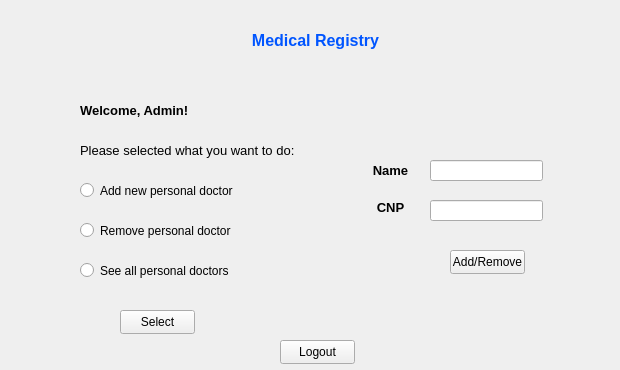
<?xml version="1.0" encoding="UTF-8"?>
<ui version="4.0">
 <class>Form</class>
 <widget class="QWidget" name="Form">
  <property name="geometry">
   <rect>
    <x>0</x>
    <y>0</y>
    <width>620</width>
    <height>370</height>
   </rect>
  </property>
  <property name="windowTitle">
   <string>Form</string>
  </property>
  <widget class="QLabel" name="app_title_label">
   <property name="geometry">
    <rect>
     <x>250</x>
     <y>20</y>
     <width>131</width>
     <height>41</height>
    </rect>
   </property>
   <property name="text">
    <string>&lt;html&gt;&lt;head/&gt;&lt;body&gt;&lt;p align=&quot;center&quot;&gt;&lt;span style=&quot; font-size:12pt; font-weight:700; color:#0055ff;&quot;&gt;Medical Registry&lt;/span&gt;&lt;/p&gt;&lt;/body&gt;&lt;/html&gt;</string>
   </property>
  </widget>
  <widget class="QLabel" name="welcome_label">
   <property name="geometry">
    <rect>
     <x>80</x>
     <y>100</y>
     <width>141</width>
     <height>21</height>
    </rect>
   </property>
   <property name="text">
    <string>&lt;html&gt;&lt;head/&gt;&lt;body&gt;&lt;p&gt;&lt;span style=&quot; font-size:10pt; font-weight:700;&quot;&gt;Welcome, Admin!&lt;/span&gt;&lt;/p&gt;&lt;/body&gt;&lt;/html&gt;</string>
   </property>
  </widget>
  <widget class="QLabel" name="label_2">
   <property name="geometry">
    <rect>
     <x>80</x>
     <y>140</y>
     <width>231</width>
     <height>21</height>
    </rect>
   </property>
   <property name="text">
    <string>&lt;html&gt;&lt;head/&gt;&lt;body&gt;&lt;p&gt;&lt;span style=&quot; font-size:10pt;&quot;&gt;Please selected what you want to do:&lt;/span&gt;&lt;/p&gt;&lt;/body&gt;&lt;/html&gt;</string>
   </property>
  </widget>
  <widget class="QLabel" name="logo_label">
   <property name="geometry">
    <rect>
     <x>410</x>
     <y>20</y>
     <width>151</width>
     <height>101</height>
    </rect>
   </property>
   <property name="text">
    <string/>
   </property>
   <property name="pixmap">
    <pixmap>logo.png</pixmap>
   </property>
   <property name="scaledContents">
    <bool>true</bool>
   </property>
  </widget>
  <widget class="QRadioButton" name="add_doctor_radioButton">
   <property name="geometry">
    <rect>
     <x>80</x>
     <y>180</y>
     <width>191</width>
     <height>21</height>
    </rect>
   </property>
   <property name="text">
    <string>Add new personal doctor</string>
   </property>
  </widget>
  <widget class="QRadioButton" name="remove_doctor_radioButton_2">
   <property name="geometry">
    <rect>
     <x>80</x>
     <y>220</y>
     <width>161</width>
     <height>21</height>
    </rect>
   </property>
   <property name="text">
    <string>Remove personal doctor</string>
   </property>
  </widget>
  <widget class="QPushButton" name="admin_select_pushButton">
   <property name="geometry">
    <rect>
     <x>120</x>
     <y>310</y>
     <width>75</width>
     <height>24</height>
    </rect>
   </property>
   <property name="text">
    <string>Select</string>
   </property>
  </widget>
  <widget class="QRadioButton" name="all_doctors_radioButton_3">
   <property name="geometry">
    <rect>
     <x>80</x>
     <y>260</y>
     <width>191</width>
     <height>21</height>
    </rect>
   </property>
   <property name="text">
    <string>See all personal doctors</string>
   </property>
  </widget>
  <widget class="QLineEdit" name="lineEdit">
   <property name="geometry">
    <rect>
     <x>430</x>
     <y>160</y>
     <width>113</width>
     <height>21</height>
    </rect>
   </property>
  </widget>
  <widget class="QLineEdit" name="lineEdit_2">
   <property name="geometry">
    <rect>
     <x>430</x>
     <y>200</y>
     <width>113</width>
     <height>21</height>
    </rect>
   </property>
  </widget>
  <widget class="QPushButton" name="add_remove_pushButton">
   <property name="geometry">
    <rect>
     <x>450</x>
     <y>250</y>
     <width>75</width>
     <height>24</height>
    </rect>
   </property>
   <property name="text">
    <string>Add/Remove</string>
   </property>
  </widget>
  <widget class="QLabel" name="doctor_cnp_label">
   <property name="geometry">
    <rect>
     <x>360</x>
     <y>200</y>
     <width>61</width>
     <height>16</height>
    </rect>
   </property>
   <property name="text">
    <string>&lt;html&gt;&lt;head/&gt;&lt;body&gt;&lt;p align=&quot;center&quot;&gt;&lt;span style=&quot; font-size:10pt; font-weight:700;&quot;&gt;CNP&lt;/span&gt;&lt;/p&gt;&lt;/body&gt;&lt;/html&gt;</string>
   </property>
  </widget>
  <widget class="QLabel" name="doctor_name_label">
   <property name="geometry">
    <rect>
     <x>360</x>
     <y>160</y>
     <width>61</width>
     <height>21</height>
    </rect>
   </property>
   <property name="text">
    <string>&lt;html&gt;&lt;head/&gt;&lt;body&gt;&lt;p align=&quot;center&quot;&gt;&lt;span style=&quot; font-size:10pt; font-weight:700;&quot;&gt;Name&lt;/span&gt;&lt;/p&gt;&lt;/body&gt;&lt;/html&gt;</string>
   </property>
  </widget>
  <widget class="QPushButton" name="logout_pushButton">
   <property name="geometry">
    <rect>
     <x>280</x>
     <y>340</y>
     <width>75</width>
     <height>24</height>
    </rect>
   </property>
   <property name="text">
    <string>Logout</string>
   </property>
  </widget>
 </widget>
 <resources/>
 <connections/>
</ui>
